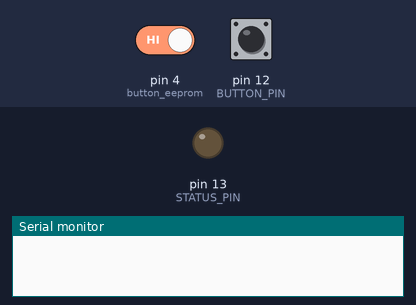
The sketch below on a simulated Arduino Uno, built with avr-gcc and run on an emulated ATmega328P. On the bench: output pins drawn as LEDs (lit = HIGH), the last lines printed to the serial monitor. Dashed ring = blinking. The test bench sets the inputs (shaded band); at power-on: pin 12 (BUTTON_PIN) LOW, pin 4 (button_eeprom) HIGH.

Above: at 1.2 s.
1.3 s: pin 12 (BUTTON_PIN) pulled HIGH for 1 s
At 1.45 s:
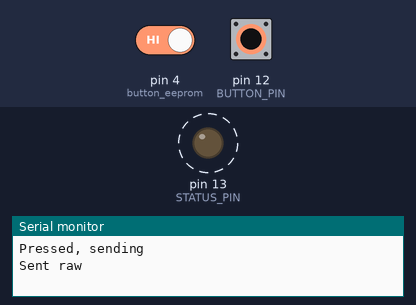
4.3 s: pin 12 (BUTTON_PIN) pulled HIGH for 0.15 s
At 5.1 s:
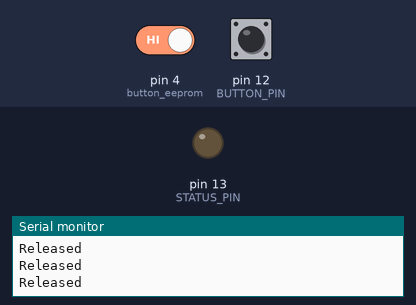
7.4 s: pin 4 (button_eeprom) driven LOW and pin 12 (BUTTON_PIN) driven HIGH
At 7.56 s:
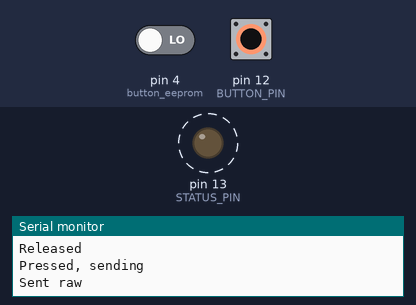
10.4 s: pin 12 (BUTTON_PIN) driven LOW
At 11.2 s:
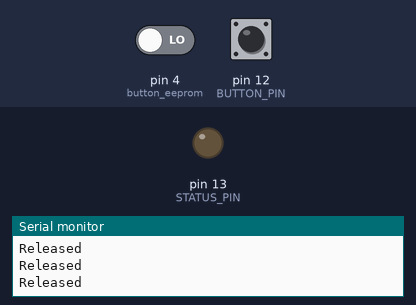
11.9 s: pin 12 (BUTTON_PIN) driven HIGH
At 12.06 s:
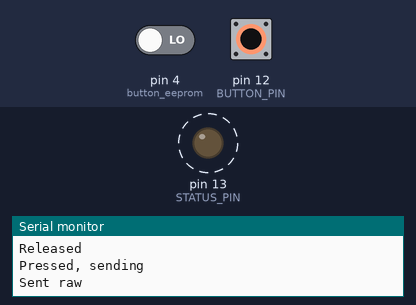
14.9 s: pin 4 (button_eeprom) driven HIGH and pin 12 (BUTTON_PIN) driven LOW
At 15.8 s:
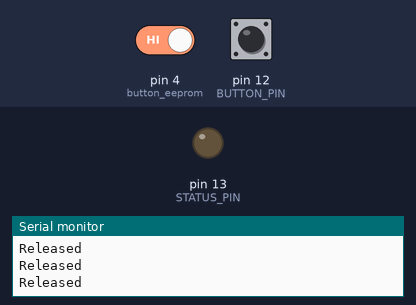
Timing chart, 0 to 17.9 s (numbered marks = the images above; inputs shaded):
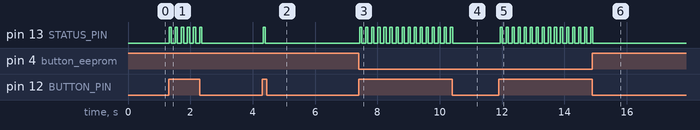

The sketch:

IRremoteStudyCodes.ino
```cpp
#include <EEPROM.h>

/*
 * IRrecord: record and play back IR signals as a minimal
 * An IR detector/demodulator must be connected to the input RECV_PIN.
 * An IR LED must be connected to the output PWM pin 3.
 * A button must be connected to the input BUTTON_PIN; this is the
 * send button.
 * A visible LED can be connected to STATUS_PIN to provide status.
 *
 * The logic is:
 * If the button is pressed, send the IR code.
 * If an IR code is received, record it.
 *
 * Version 0.11 September, 2009
 * Copyright 2009 Ken Shirriff
 * http://arcfn.com
 * 为了能永久性的保存学习的代码，就将学习后的代码存入EEPROM中。
 */

#include <IRremote.h>
#include "avr/pgmspace.h"

int RECV_PIN = 11;
int BUTTON_PIN = 12;
int STATUS_PIN = 13;

IRrecv irrecv(RECV_PIN);
IRsend irsend;

decode_results results;
int button_eeprom_state=1;
int last_buttone_eepromState=1;
int button_eeprom=4;
void setup()
{
	Serial.begin(9600);
	irrecv.enableIRIn(); // Start the receiver
	pinMode(BUTTON_PIN, INPUT);
	pinMode(STATUS_PIN, OUTPUT);
}

// Storage for the recorded code
int codeType = -1; // The type of code
unsigned long codeValue; // The code value if not raw
unsigned int rawCodes[RAWBUF] ; // The durations if raw
int codeLen; // The length of the code
int toggle = 0; // The RC5/6 toggle state

// Stores the code for later playback
// Most of this code is just logging
void storeCode(decode_results *results) {
	codeType = results->decode_type;
	int count = results->rawlen;
	if (codeType == UNKNOWN) {
		Serial.println("Received unknown code, saving as raw");
		codeLen = results->rawlen - 1;
		// To store raw codes:
		// Drop first value (gap)
		// Convert from ticks to microseconds
		// Tweak marks shorter, and spaces longer to cancel out IR receiver distortion
		for (int i = 1; i <= codeLen; i++) {
			if (i % 2) {
				// Mark
				rawCodes[i - 1] = results->rawbuf[i]*USECPERTICK - MARK_EXCESS;
				Serial.print(" m");
			}
			else {
				// Space
				rawCodes[i - 1] = results->rawbuf[i]*USECPERTICK + MARK_EXCESS;
				Serial.print(" s");
			}
			Serial.print(rawCodes[i - 1], DEC);
			if(last_buttone_eepromState==0 && button_eeprom_state==0){
				EEPROM.write(i,rawCodes[i-1]);
				EEPROM.write(i-1,codeLen);
				last_buttone_eepromState=button_eeprom_state;
			}else{
				last_buttone_eepromState=1;
			}
		}
		Serial.println("");
	}
	else {
		if (codeType == NEC) {
			Serial.print("Received NEC: ");
			if (results->value == REPEAT) {
				// Don't record a NEC repeat value as that's useless.
				Serial.println("repeat; ignoring.");
				return;
			}
		}
		else if (codeType == SONY) {
			Serial.print("Received SONY: ");
		}
		else if (codeType == RC5) {
			Serial.print("Received RC5: ");
		}
		else if (codeType == RC6) {
			Serial.print("Received RC6: ");
		}
		else {
			Serial.print("Unexpected codeType ");
			Serial.print(codeType, DEC);
			Serial.println("");
		}
		Serial.println(results->value, HEX);
		codeValue = results->value;
		codeLen = results->bits;

		if(last_buttone_eepromState==0 && button_eeprom_state==0){
				EEPROM.write(100,codeValue);
				EEPROM.write(101,codeLen);
				last_buttone_eepromState=button_eeprom_state;
			}else{
				last_buttone_eepromState=1;
			}
	}
}

void sendCode(int repeat) {
	if (codeType == NEC) {
		if (repeat) {
			irsend.sendNEC(REPEAT, codeLen);
			Serial.println("Sent NEC repeat");
		}
		else {
			irsend.sendNEC(codeValue, codeLen);
			Serial.print("Sent NEC ");
			Serial.println(codeValue, HEX);
		}
	}
	else if (codeType == SONY) {
		irsend.sendSony(codeValue, codeLen);
		Serial.print("Sent Sony ");
		Serial.println(codeValue, HEX);
	}
	else if (codeType == RC5 || codeType == RC6) {
		if (!repeat) {
			// Flip the toggle bit for a new button press
			toggle = 1 - toggle;
		}
		// Put the toggle bit into the code to send
		codeValue = codeValue & ~(1 << (codeLen - 1));
		codeValue = codeValue | (toggle << (codeLen - 1));
		if (codeType == RC5) {
			Serial.print("Sent RC5 ");
			Serial.println(codeValue, HEX);
			irsend.sendRC5(codeValue, codeLen);
		}
		else {
			irsend.sendRC6(codeValue, codeLen);
			Serial.print("Sent RC6 ");
			Serial.println(codeValue, HEX);
		}
	}
	else if (codeType == UNKNOWN /* i.e. raw */) {
		//pwm频率是38khz
		codeLen=EEPROM.read(0);
		for(int i=1;i<codeLen; i++){
			rawCodes[i-1]=EEPROM.read(i);
		}
		irsend.sendRaw(rawCodes, codeLen, 38);
		Serial.println("Sent raw");
	}
}

int lastButtonState;

void loop() {
	button_eeprom_state=digitalRead(button_eeprom);

	int buttonState = digitalRead(BUTTON_PIN);
	if (lastButtonState == HIGH && buttonState == LOW) {
		Serial.println("Released");
		irrecv.enableIRIn(); //使能红外接收
	}

	//如果buttonState按下就发送
	if (buttonState) {
		delay(25);
		if(buttonState){
			Serial.println("Pressed, sending");
			digitalWrite(STATUS_PIN, HIGH);
			sendCode(lastButtonState == buttonState);
			digitalWrite(STATUS_PIN, LOW);
			delay(100); //延时等待发送完
	}
	else if (irrecv.decode(&results)) {
		digitalWrite(STATUS_PIN, HIGH);
		storeCode(&results);
		irrecv.resume(); //重启接收器
		digitalWrite(STATUS_PIN, LOW);
	}
	lastButtonState = buttonState;
}

}
```

backup.c
```cpp
/*
 * =====================================================================================
 *
 *       Filename:  backup.c
 *
 *    Description:
 *
 *        Version:  1.0
 *        Created:  2014-2-19 12:39:10
 *       Revision:  none
 *       Compiler:  gcc
 *
 *         Author:  YOUR NAME (),
 *        Company:
 *
 * =====================================================================================
 */
```

Measured:
- after the input at 1.3 s, pin 13 (STATUS_PIN): alternates HIGH for 0.07 s and LOW for 0.13 s, 12 changes in all, then stays LOW, starting at once
- after the input at 4.3 s, pin 13 (STATUS_PIN): LOW → HIGH at once, → LOW 0.07 s later
- after the input at 7.4 s, pin 13 (STATUS_PIN): alternates HIGH for 0.07 s and LOW for 0.13 s, starting at once
- after the input at 10.4 s, pin 13 (STATUS_PIN): goes on until 10.4 s, then stays LOW
- after the input at 11.9 s, pin 13 (STATUS_PIN): alternates HIGH for 0.07 s and LOW for 0.13 s, starting at once
- after the input at 14.9 s, pin 13 (STATUS_PIN): goes on until 14.9 s, then stays LOW
